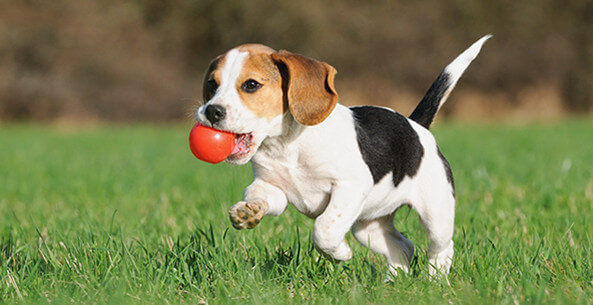
#> input picture img/dog.jpg, 593 x 305 px
$ jupyter execute day2-basic-imghandling.ipynb   (shell and % lines are left out)   (older library calls are emulated)
#> lines starting #> are read from the running program, lines starting #| are printed output that depends on the picture
## BASIC IMAGE PROCESSING IN PYTHON
- https://github.com/sjchoi86/advanced-tensorflow/blob/master/basic/basic_imghandling.ipynb

[cell 1]
import numpy as np
import os
from scipy.misc import imread, imresize
import matplotlib.pyplot as plt
print("PACKAGES LOADED.")

#### PRINT CURRENT FOLDER

[cell 2]
cwd = os.getcwd()
print("Current folder is %s" % (cwd))

#### PRINT FUNCTION

[cell 3]
def print_typeshape(img):
    print("Type is %s" % (type(img)))
    print("Shape is %s" % (img.shape,))

#### LOAD AN IMAGE

[cell 4]
dog = imread("./img/dog.jpg")
#> dog is the input picture: shape (305, 593, 3); mean R, G, B 123.8, 128.4, 83.3
print_typeshape(dog)
#| Type is <class 'numpy.ndarray'>
#| Shape is (305, 593, 3)

#### PLOT LOADED IMAGE

[cell 5]
plt.figure(0)
plt.imshow(dog)
plt.title("ORIGINAL DOG")
plt.draw()

#### LOAD + CAST TO FLAOT?
- int 를 float 로 바꿨는데, 그림을 그리면 이상하게 나옴
- why? imread 가 정수면 0-225 사이의 값을 찾고, float 면 0-1 까지의 값인줄 알고 찾기떄문

[cell 6]
# LOAD
dog2 = imread("./img/dog.jpg").astype(np.float)
print_typeshape(dog2)
#| Type is <class 'numpy.ndarray'>
#| Shape is (305, 593, 3)
# PLOT
plt.figure(0)
plt.imshow(dog2)
plt.title("Original Image with imread.astype(np.float)")
plt.draw()
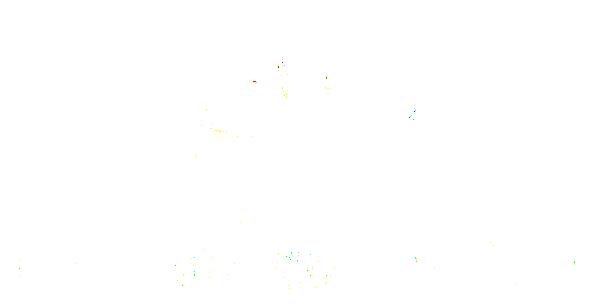
#> shown: shape (305, 593, 3) float64; mean R, G, B 1, 1, 0.999

### WHY DOES THIS DOG LOOK SO WEIRD?

#### LOAD + CAST TO FLOAT + NORMALIZE TO 0~1

[cell 7]
# LOAD
dog3 = imread("./img/dog.jpg").astype(np.float)
print_typeshape(dog2)
#| Type is <class 'numpy.ndarray'>
#| Shape is (305, 593, 3)
# PLOT
plt.figure(0)
plt.imshow(dog3/255.)
plt.title("Original Image with imread.astype(np.float)/255.")
plt.draw()

#### RESIZE
- 딥러닝에선 모두 정사이즈로함

[cell 8]
# RESIZE
dogsmall = imresize(dog, [100, 100, 3])
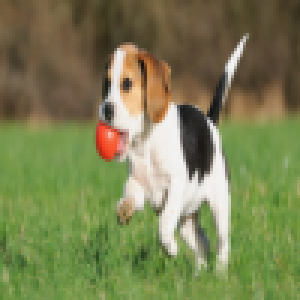
#> dogsmall: shape (100, 100, 3) (shown 3 times larger); mean R, G, B 123.8, 128.4, 83.3
print_typeshape(dogsmall)
#| Type is <class 'numpy.ndarray'>
#| Shape is (100, 100, 3)
# PLOT
plt.figure(1)
plt.imshow(dogsmall)
plt.title("Resized Image")
plt.draw()

#### GRAYSCALE
- 일반적으로 없어서, 간단한 함수를 만들어야함
- [...,:3] : 앞의 차원은 신경안쓰고, 맨 뒤 3개 차원에만 뒤의 [i, j, k] 연산

[cell 9]
def rgb2gray(rgb):
    if len(rgb.shape) is 3:
        return np.dot(rgb[...,:3], [0.299, 0.587, 0.114])
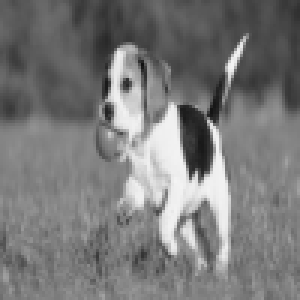
#> returned value: shape (100, 100) float64 (shown 3 times larger); min 17.82, max 244.5, mean 121.9
    else:
        print("Current Image if GRAY!")
        return rgb

[cell 10]
dogsmallgray = rgb2gray(dogsmall)
print("size of dogsmallgray is %s" % (dogsmallgray.shape,))
#| size of dogsmallgray is (100, 100)
print("type of dogsmallgray is", type(dogsmallgray))
#| type of dogsmallgray is <class 'numpy.ndarray'>

[cell 11]
plt.imshow(dogsmallgray, cmap=plt.get_cmap("gray"))
plt.title("[imshow] Gray Image")
plt.colorbar()
plt.draw()
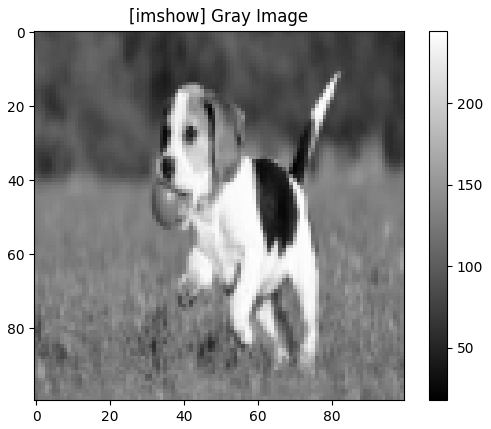
#> figure drawn by matplotlib, 2 panels

#### RESHAPE
- 한줄로 펴주는 작업
- (1, -1) : (1차원, 나머지 dim 은 알아서 맞춰줘)

[cell 12]
# MATRIX TO VECTOR
dogrowvec = np.reshape(dogsmallgray, [1, -1]);
print("size of dogrowvec is %s" % (dogrowvec.shape,))
#| size of dogrowvec is (1, 10000)
print("type of dogrowvec is", type(dogrowvec))
#| type of dogrowvec is <class 'numpy.ndarray'>

# VECTOR TO MATRIX
dogmatrix = np.reshape(dogrowvec, (100, -1));
print ("size of dogmatrix is %s" % (dogmatrix.shape,))
#| size of dogmatrix is (100, 100)
print ("type of dogmatrix is", type(dogmatrix))
#| type of dogmatrix is <class 'numpy.ndarray'>

[cell 13]
plt.imshow(dogmatrix, cmap=plt.get_cmap("gray"))
plt.title("Reshaped Matrix")
plt.colorbar()
plt.draw()

### LOAD FROM FOLDER

#### FIRST, SEE WHAT'S INSIDE THE FOLDER

[cell 14]
cwd = os.getcwd()
path = cwd + "/img/"
flist = os.listdir(path)
print("[%d] FILE ARE IN [%s]" % (len(flist), path))

#### LIST UP FILES INSIDE THE FOLDER

[cell 15]
for i, f in enumerate(flist):
    print("[%d]TH FILE IS [%s]" % (i, f))

#### LOAD IMAGES WITH APPROPRIATE EXTENSIONS

[cell 16]
valid_exts = [".jpg", ".gif", ".png", ".tga", ".jpeg"]
imgs = []
names = []
for f in flist:
    ext = os.path.splitext(f)[1]
    if ext.lower() not in valid_exts:
        continue

    # LOAD AND APPEND TO IMGS LIST
    fullpath = os.path.join(path, f)
    imgs.append(imread(fullpath))
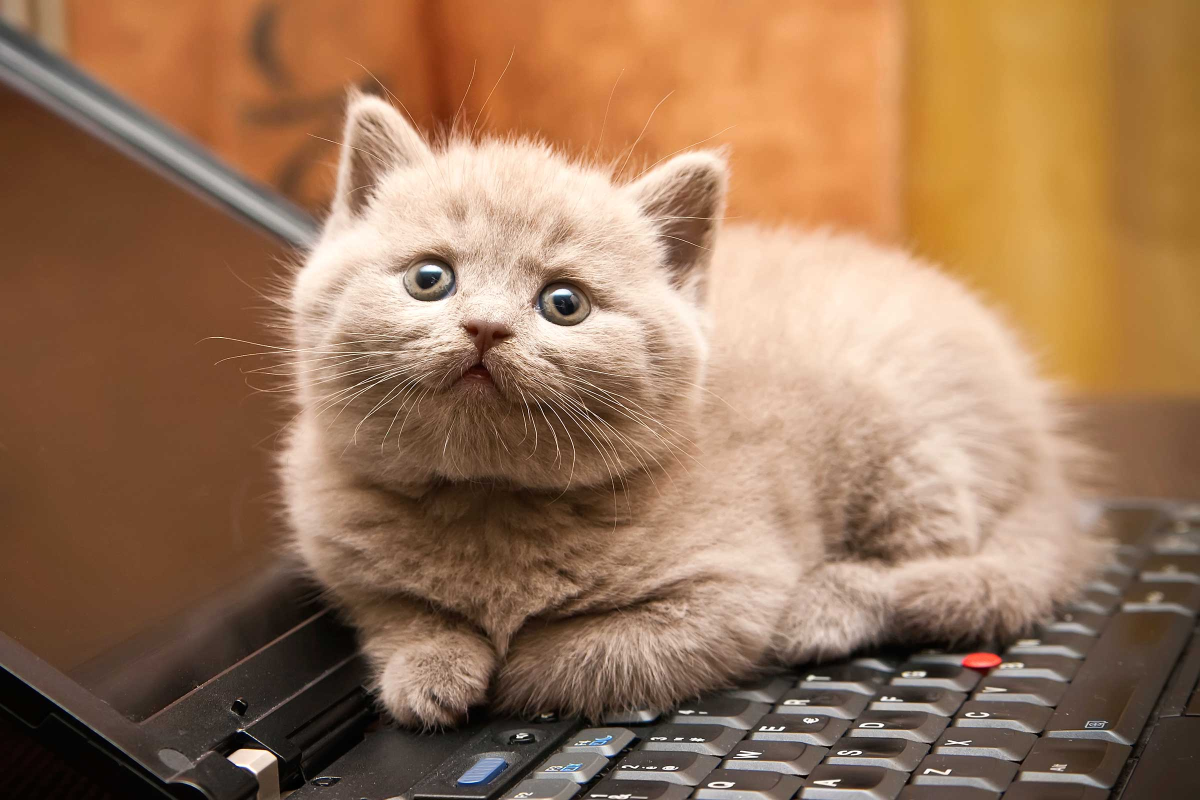
#> input picture img/cat.jpg, 2400 x 1600 px (shown at 1/2 size)
    # APPEND NAMES
    names.append(os.path.splitext(f)[0])

#### PLOT LOARED IMAGES

[cell 17]
for img, name in zip(imgs, names):
    plt.imshow(img)
    plt.title(name)
    plt.show()
#> this loop made 2 passes
#> name on passes 1 to 2: 'cat', 'dog'
